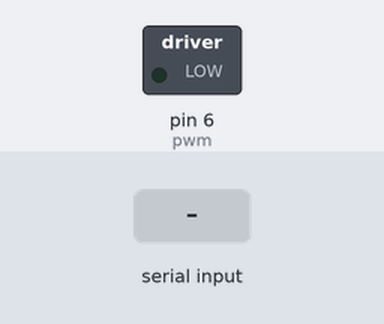
A sketch run on a simulated Arduino Uno, built with avr-gcc and run on an emulated ATmega328P. On the bench: switched loads named in the sketch (green lamp = pin HIGH). The inputs (shaded band) are chosen by the test bench. What the sketch prints to the serial monitor is not drawn.

Above: at 1.2 s.
1.3 s: "90,45\n" received over Serial
At 2.1 s:
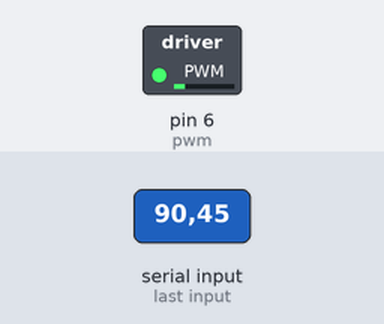
3.8 s: "30,150\n" received over Serial
At 4.1 s:
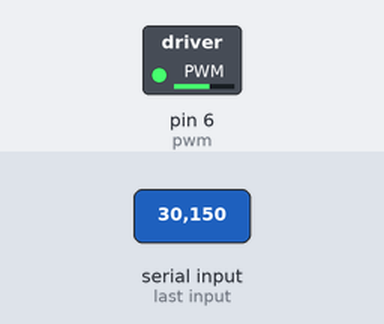
6.3 s: "200\n" received over Serial
At 7.1 s:
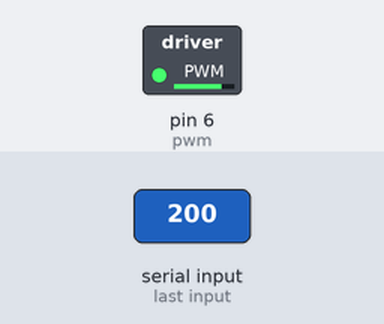
Timing chart, 0 to 9.3 s (numbered marks = the images above; inputs shaded):
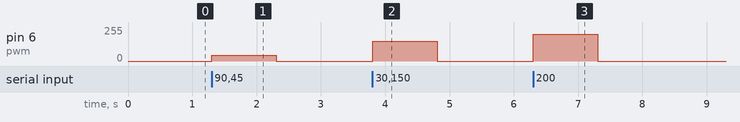

Measured:
- after the input at 1.3 s, pin 6 (pwm): 0/255 → 45/255 at once, → 0/255 1.0 s later
- after the input at 3.8 s, pin 6 (pwm): 0/255 → 150/255 at once, → 0/255 1.0 s later
- after the input at 6.3 s, pin 6 (pwm): 0/255 → 200/255 at once, → 0/255 1.0 s later

The sketch:

MOTOR.ino
```cpp
#include <Adafruit_NeoPixel.h>

// motor controlling
// pwm pins 2 to 13 and 44 to 46
int pwm = 6;


void setup()
{
  // put your setup code here, to run once:

  pinMode(pwm, OUTPUT);
  Serial.begin(9600);
  while (! Serial);
  Serial.println("Speed 50 to 200");

}

void loop()
{
  // put your main code here, to run repeatedly:
 if (Serial.available())
 {
  int serialValue = Serial.parseInt();
  if (serialValue >= 0 && serialValue <= 255)
  {
    analogWrite(pwm,serialValue);
    Serial.print("new pwm value: ");
    Serial.print(serialValue,DEC);
    Serial.print(" -- ");
  }
  if (serialValue == 699)
  {
    Serial.print("break");
    Serial.end();

  }
 }


}
```
